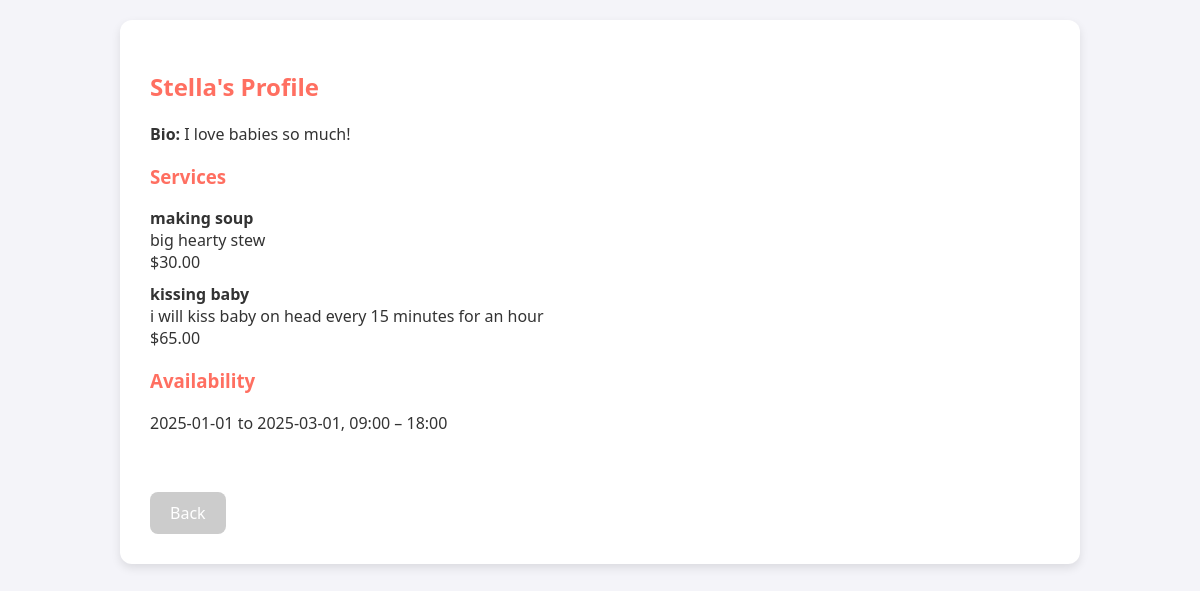
The app's page /?route=view-profile&doula_id=2 (signed in) with its own data.
### tables this page shows
CREATE TABLE users (
    id INTEGER PRIMARY KEY AUTOINCREMENT,
    name TEXT NOT NULL,
    email TEXT NOT NULL UNIQUE,
    password TEXT NOT NULL,
    role TEXT NOT NULL CHECK(role IN ('doula', 'client'))
, bio TEXT, profile_picture TEXT);

CREATE TABLE services (
    id INTEGER PRIMARY KEY AUTOINCREMENT,
    doula_id INTEGER NOT NULL,
    title TEXT NOT NULL,
    description TEXT,
    price REAL NOT NULL, user_id INTEGER,
    FOREIGN KEY (doula_id) REFERENCES users(id)
);

CREATE TABLE availability (
    id INTEGER PRIMARY KEY AUTOINCREMENT,
    doula_id INTEGER NOT NULL,
    start_date TEXT NOT NULL,
    end_date TEXT NOT NULL,
    start_time TEXT NOT NULL,
    end_time TEXT NOT NULL,
    FOREIGN KEY (doula_id) REFERENCES users(id)
);

### src/shared/view-profile.php (the view, shortened to what this page needs)
<?php
$db = getDB();
$doula_id = $_GET['doula_id'];
$stmt = $db->prepare("SELECT name, bio FROM users WHERE id = ? AND role = 'doula'");
$stmt->execute([$doula_id]);
$doula = $stmt->fetch(PDO::FETCH_ASSOC);
$stmt = $db->prepare("SELECT id, title, description, price FROM services WHERE doula_id = ?");
$stmt->execute([$doula_id]);
$services = $stmt->fetchAll(PDO::FETCH_ASSOC);
$stmt = $db->prepare("SELECT start_date, end_date, start_time, end_time FROM availability WHERE doula_id = ? ORDER BY start_date ASC, start_time ASC");
$stmt->execute([$doula_id]);
$availability = $stmt->fetchAll(PDO::FETCH_ASSOC);
?>
<!DOCTYPE html>
<html lang="en">
<head>
</head>
<body>
<div class="container">
    <h2><?= htmlspecialchars($doula['name']) ?>'s Profile</h2>
    <p><strong>Bio:</strong> <?= nl2br(htmlspecialchars($doula['bio'])) ?></p>
    <h3>Services</h3>
    <?php if (count($services) > 0): ?>
        <ul>
            <?php foreach ($services as $service): ?>
                <li>
                    <strong><?= htmlspecialchars($service['title']) ?></strong><br>
                    <?= htmlspecialchars($service['description']) ?><br>
                    $<?= number_format((float)$service['price'], 2) ?>
                </li>
            <?php endforeach; ?>
        </ul>
    <?php else: ?>
        <p>This doula has not listed any services yet.</p>
    <?php endif; ?>
    <h3>Availability</h3>
    <?php if (count($availability) > 0): ?>
        <ul>
            <?php foreach ($availability as $slot): ?>
                <li>
                    <?= htmlspecialchars($slot['start_date']) ?> to <?= htmlspecialchars($slot['end_date']) ?>,
                    <?= htmlspecialchars($slot['start_time']) ?> – <?= htmlspecialchars($slot['end_time']) ?>
                </li>
            <?php endforeach; ?>
        </ul>
    <?php else: ?>
        <p>This doula has not set any availability yet.</p>
    <?php endif; ?>
    <br>
    <a href="?route=dashboard" class="back-link">Back</a>
</div>
</body>
</html>

### public/index.php (shortened to what this page needs)
<?php
$route = $_GET['route'] ?? 'login';
switch ($route) {
    case 'view-profile':
	include __DIR__ . '/../src/shared/view-profile.php';
	break;
}

### src/shared/view-profile.php (style rules this page uses)
body { background-color: #f4f4f9; font-family: 'Segoe UI', Tahoma, Geneva, Verdana, sans-serif; color: #333; padding: 20px; margin: 0; }
h2, h3 { color: #ff6f61; }
.container { max-width: 900px; margin: auto; background: white; padding: 30px; border-radius: 12px; box-shadow: 0 4px 10px rgba(0, 0, 0, 0.1); }
ul { list-style: none; padding: 0; }
li { margin-bottom: 10px; }
a.back-link { display: inline-block; margin-top: 20px; padding: 10px 20px; background-color: #ccc; color: white; text-decoration: none; border-radius: 8px; }

### records on screen
users: name "Stella", bio "I love babies so much!"
services: title "making soup", description "big hearty stew", price "30.00"
services: title "kissing baby", description "i will kiss baby on head every 15 minutes for an hour", price "65.00"
availability: start_date "2025-01-01", end_date "2025-03-01", start_time "09:00", end_time "18:00"
